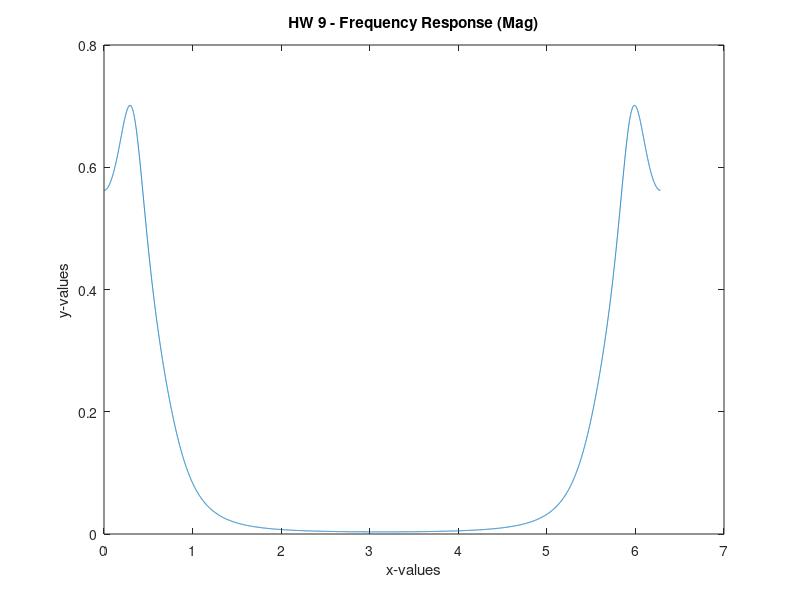
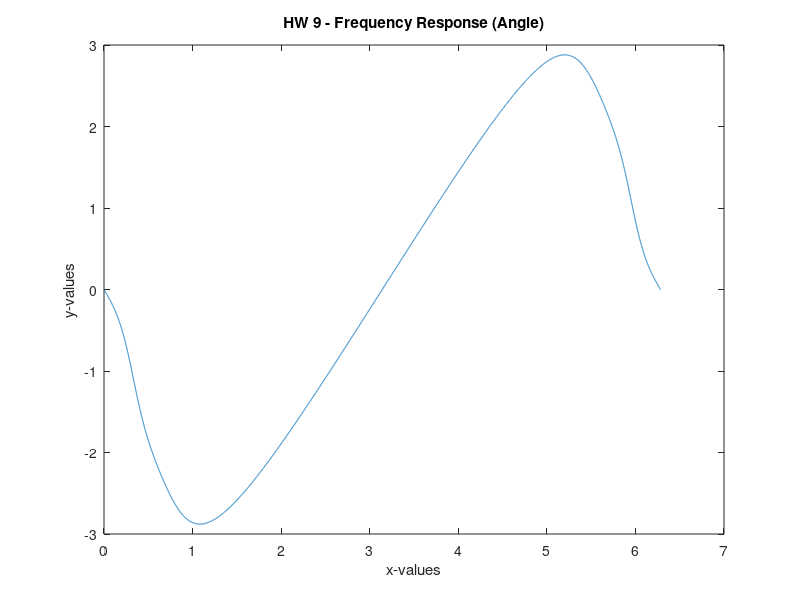

MATLAB code to generate these figures, in order:
%Problem 9
%System Simulation

Omega=linspace(0,2*pi,10001);      %Set up vector of Omega
z=exp(1i*Omega);                  %Define z on unit circle
T=.0001;
H=(.0850*z.^4)./(2.9362*z.^4-7.7069*z.^3+8.3393*z.^2-4.4174*z+1);     %Calculate the values of H on the unit circle
       
figure (1)
        plot(Omega,abs(H));
        xlabel('x-values')
        ylabel('y-values')
        title('HW 9 - Frequency Response (Mag)')
        
        figure (2)
        plot(Omega,angle(H));
        xlabel('x-values')
        ylabel('y-values')
        title('HW 9 - Frequency Response (Angle)')
        
         
%hold on        
% N=100;
% t=linspace(0,1,N);
% for s= 1:N
%     G(s)=.085/(s^4+.4174*s^3+1.0871*s^2+.2805*s+.1512);
% end
% 
% figure (1)
% plot (t,abs(G))
% 
% figure (2)
% plot (t,angle(G))